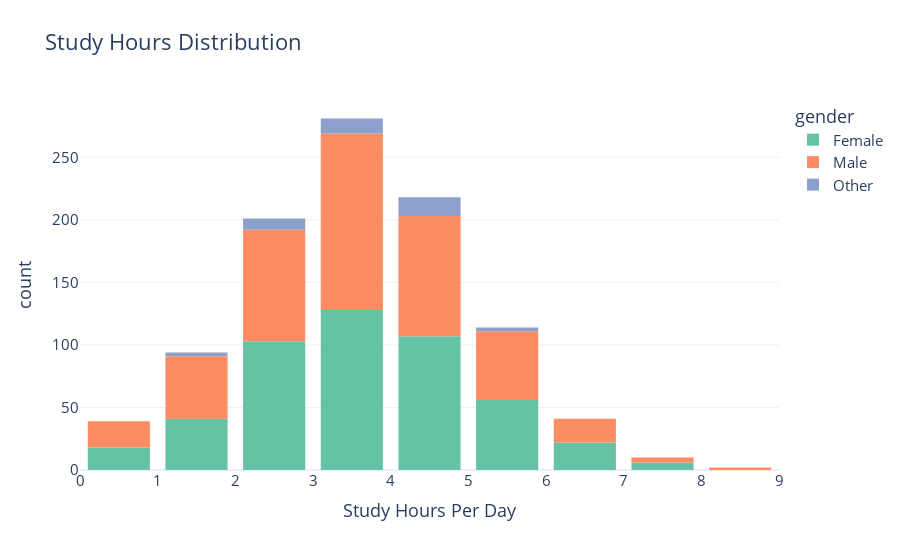

Source (notebook cell):
### Code cell
fig = px.histogram(
    df,
    x='study_hours_per_day',
    color='gender',
    nbins=15,
    title='Study Hours Distribution',
    labels={'study_hours_per_day': 'Study Hours Per Day'},
)
fig.update_layout(
    bargap=0.2,
    title_font_size=22,
    font=dict(size=15),
    hoverlabel=dict(bgcolor="white", font_size=14)
)
fig.show()

### Figure 1 — Plotly figure (JSON) as saved in the notebook; plotly's stock layout.template omitted (floating-point values rounded to 4 significant figures; data arrays with more than 128 entries replaced by an {"elided": "..."} marker saying what was removed)
{"data": [{"alignmentgroup": "True", "bingroup": "x", "hovertemplate": "gender=Female<br>Study Hours Per Day=%{x}<br>count=%{y}<extra></extra>", "legendgroup": "Female", "marker": {"color": "rgb(102,194,165)", "pattern": {"shape": ""}}, "name": "Female", "nbinsx": 15, "offsetgroup": "Female", "orientation": "v", "showlegend": true, "type": "histogram", "x": {"elided": "481 float values"}, "xaxis": "x", "yaxis": "y"}, {"alignmentgroup": "True", "bingroup": "x", "hovertemplate": "gender=Male<br>Study Hours Per Day=%{x}<br>count=%{y}<extra></extra>", "legendgroup": "Male", "marker": {"color": "rgb(252,141,98)", "pattern": {"shape": ""}}, "name": "Male", "nbinsx": 15, "offsetgroup": "Male", "orientation": "v", "showlegend": true, "type": "histogram", "x": {"elided": "477 float values"}, "xaxis": "x", "yaxis": "y"}, {"alignmentgroup": "True", "bingroup": "x", "hovertemplate": "gender=Other<br>Study Hours Per Day=%{x}<br>count=%{y}<extra></extra>", "legendgroup": "Other", "marker": {"color": "rgb(141,160,203)", "pattern": {"shape": ""}}, "name": "Other", "nbinsx": 15, "offsetgroup": "Other", "orientation": "v", "showlegend": true, "type": "histogram", "x": [2, 4.9, 1.5, 2.6, 3.2, 4.3, 3, 2.9, 3.3, 5.1, 5.3, 3.5, 4.9, 4.2, 2.9, 4, 2.7, 3.1, 4.7, 3.8, 4.6, 3.1, 3.8, 3.3, 5.6, 3.1, 2.9, 2.8, 4.3, 4.2, 4.9, 4.6, 4, 4.5, 4.7, 2.7, 3, 2.7, 1.7, 4.1, 3.5, 1.7], "xaxis": "x", "yaxis": "y"}], "layout": {"bargap": 0.2, "barmode": "relative", "font": {"size": 15}, "height": 550, "hoverlabel": {"bgcolor": "white", "font": {"size": 14}}, "legend": {"title": {"text": "gender"}, "tracegroupgap": 0}, "title": {"font": {"size": 22}, "text": "Study Hours Distribution"}, "width": 900, "xaxis": {"anchor": "y", "domain": [0, 1], "title": {"text": "Study Hours Per Day"}}, "yaxis": {"anchor": "x", "domain": [0, 1], "title": {"text": "count"}}}}
